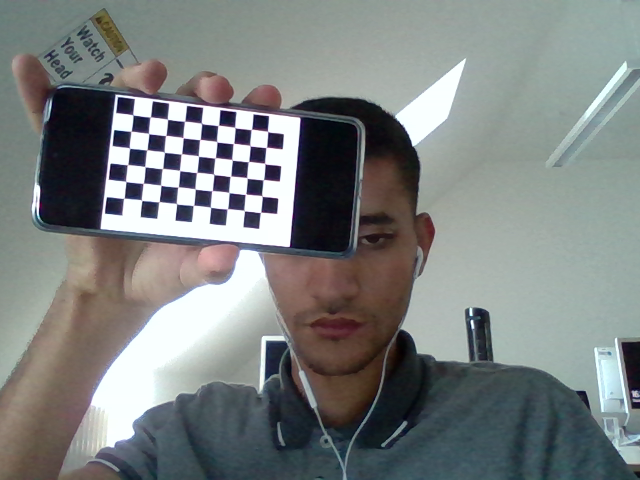
#> input picture img/calib0.png, 640 x 480 px; its folder holds only this picture in this run
$ jupyter execute --allow-errors camCalib.ipynb
#> lines starting #> are read from the running program, lines starting #| are printed output that depends on the picture; after the words box and inside, x2 and y2 are one past the last pixel; in counts of white or black regions, pixels touching at a corner belong together
Video: **Nicolai Høirup Nielsen**
https://github.com/niconielsen32/ComputerVision/blob/master/cameraCalibration.py

Original:
https://docs.opencv.org/4.x/dc/dbb/tutorial_py_calibration.html

[cell 1]
import numpy as np
import cv2 as cv
import glob

[cell 2]
################ FIND CHESSBOARD CORNERS - OBJECT POINTS AND IMAGE POINTS #############################

chessboardSize = (9,6)
frameSize = (640,480)


# termination criteria
criteria = (cv.TERM_CRITERIA_EPS + cv.TERM_CRITERIA_MAX_ITER, 30, 0.001)


# prepare object points, like (0,0,0), (1,0,0), (2,0,0) ....,(6,5,0)
objp = np.zeros((chessboardSize[0] * chessboardSize[1], 3), np.float32)
objp[:,:2] = np.mgrid[0:chessboardSize[0],0:chessboardSize[1]].T.reshape(-1,2)

size_of_chessboard_squares_mm = 20
objp = objp * size_of_chessboard_squares_mm


# Arrays to store object points and image points from all the images.
objpoints = [] # 3d point in real world space
imgpoints = [] # 2d points in image plane.


images = glob.glob('img/calib*.png')

for image in images:

    img = cv.imread(image)
#> img is the input picture: shape (480, 640, 3); mean B, G, R 128.3, 128.9, 124.4
    gray = cv.cvtColor(img, cv.COLOR_BGR2GRAY)
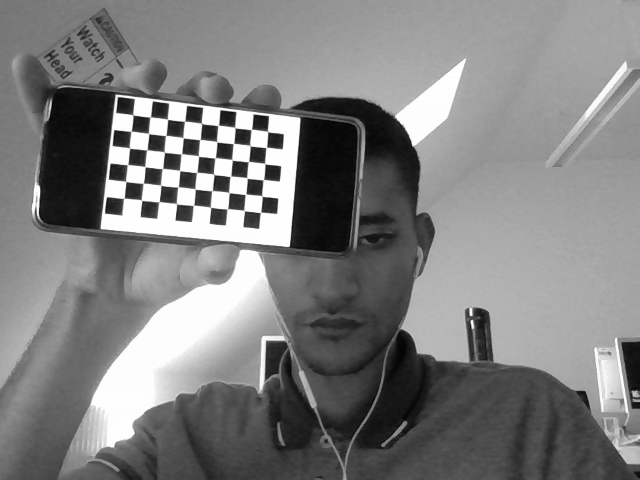
#> gray: shape (480, 640); min 2, max 255, mean 127.5

    # Find the chess board corners
    ret, corners = cv.findChessboardCorners(gray, chessboardSize, None)
#> ret = True; corners = 54 rows, first 8: [133.1, 115], [150.2, 117.1], [167.6, 119.5], [184.6, 121.3], [201.5, 123.3], [218.2, 125.4], [234.8, 127.5], [251.4, 129.4]

    # If found, add object points, image points (after refining them)
    if ret == True:

        objpoints.append(objp)
        corners2 = cv.cornerSubPix(gray, corners, (11,11), (-1,-1), criteria)
#> corners2 = 54 rows, first 8: [132.9, 114.8], [150.2, 117.1], [167.4, 119.2], [184.6, 121.2], [201.4, 123.4], [218.3, 125.4], [234.9, 127.5], [251.4, 129.4]
        imgpoints.append(corners)

        # Draw and display the corners
        cv.drawChessboardCorners(img, chessboardSize, corners2, ret)
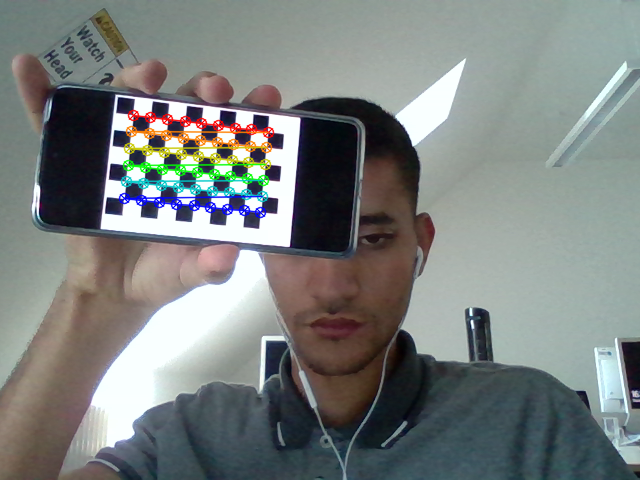
#> img: shape (480, 640, 3); 2.68% of pixels changed, all inside (x1, y1, x2, y2) = (118, 109, 275, 219)
        cv.imshow('img', img)
        cv.waitKey(2000)


cv.destroyAllWindows()

[cell 3]
############## CALIBRATION #######################################################

ret, cameraMatrix, dist, rvecs, tvecs = cv.calibrateCamera(objpoints, imgpoints, frameSize, None, None)
#> ret = 0.102; cameraMatrix = [[838.7, 0, 395.1], [0, 855.6, 228.6], [0, 0, 1]]; dist = [[-0.142, 2.03, -0.00611, -0.00808, -8.59]]; rvecs = ([-0.136, -0.206, 0.0818],); tvecs = ([-314.4, -133.4, 1012.9],)

$ run again, on img/calib4.png
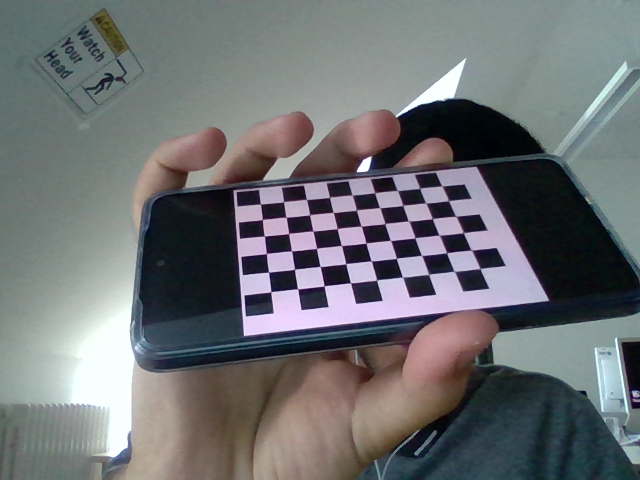
#> input picture img/calib4.png, 640 x 480 px
#> img is the input picture: shape (480, 640, 3); mean B, G, R 114.6, 112.3, 110
#> `gray = cv.cvtColor(img, cv.COLOR_BGR2GRAY)`:
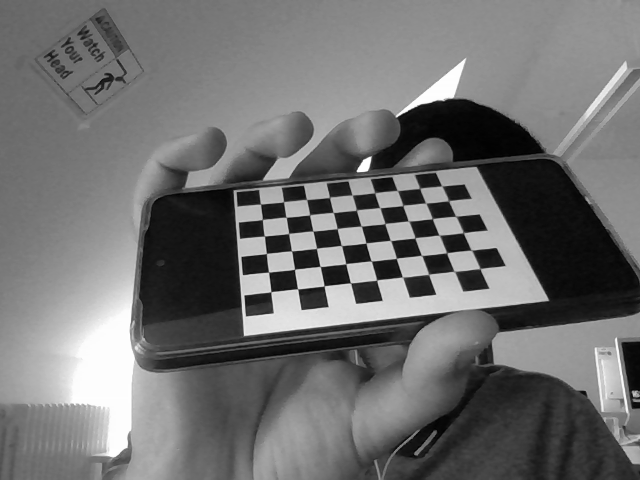
#> gray: shape (480, 640); min 1, max 254, mean 111.8
#> `ret, corners = cv.findChessboardCorners(gray, chessboardSize, None)`: ret = True; corners = 54 rows, first 8: [260.6, 204], [283.5, 201.5], [306.5, 199.5], [329.5, 197.5], [352.2, 195.1], [375, 192.7], [397.2, 190.4], [419.7, 188.4]
#> corners2 = 54 rows, first 8: [260.4, 204.1], [283.6, 201.7], [306.5, 199.4], [329.5, 197.3], [352.2, 195], [374.7, 192.7], [397.4, 190.5], [419.7, 188.3]
#> `cv.drawChessboardCorners(img, chessboardSize, corners2, ret)`:
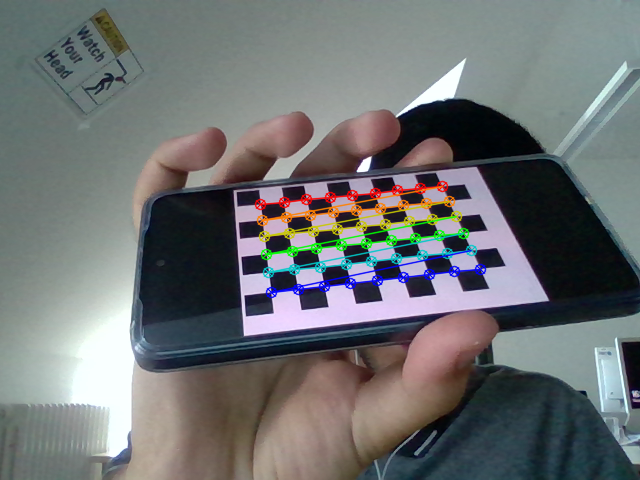
#> img: shape (480, 640, 3); 3.26% of pixels changed, all inside (x1, y1, x2, y2) = (254, 180, 487, 299)
#> `ret, cameraMatrix, dist, rvecs, tvecs = cv.calibrateCamera(objpoints, ..`: ret = 0.0955; cameraMatrix = [[178.5, 0, 319.4], [0, 130.2, 250.1], [0, 0, 1]]; dist = [[-0.00816, 0.0299, -0.000767, 0.00145, -0.0226]]; rvecs = ([-0.213, -0.0122, -0.147],); tvecs = ([-50.72, -54.26, 153.2],)

$ run again, on img/calib6.png
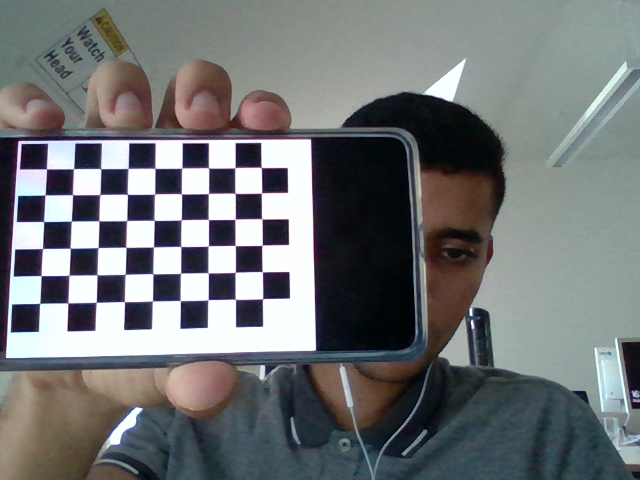
#> input picture img/calib6.png, 640 x 480 px
#> img is the input picture: shape (480, 640, 3); mean B, G, R 117.3, 115.9, 112.9
#> `gray = cv.cvtColor(img, cv.COLOR_BGR2GRAY)`:
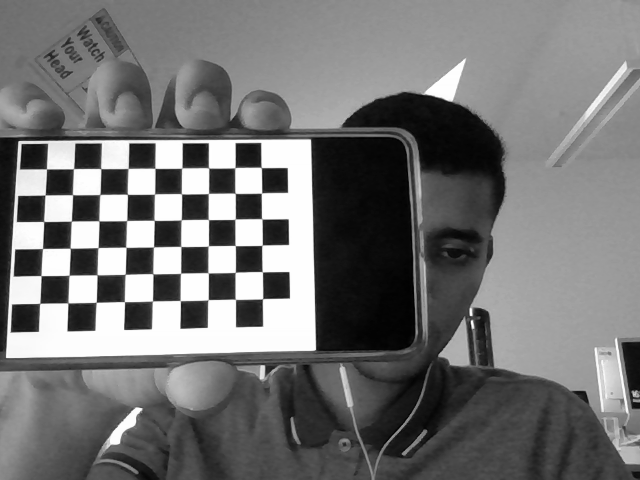
#> gray: shape (480, 640); min 0, max 255, mean 115.2
#> `ret, corners = cv.findChessboardCorners(gray, chessboardSize, None)`: ret = True; corners = 54 rows, first 8: [46.5, 168.8], [73.51, 168.6], [100.8, 168.7], [128.1, 168.5], [155, 168.4], [181.8, 168], [208.7, 168.1], [234.9, 167.7]
#> corners2 = 54 rows, first 8: [46.46, 168.8], [73.53, 168.7], [100.7, 168.6], [128.1, 168.4], [154.9, 168.3], [181.7, 168.1], [208.5, 167.9], [234.9, 167.7]
#> `cv.drawChessboardCorners(img, chessboardSize, corners2, ret)`:
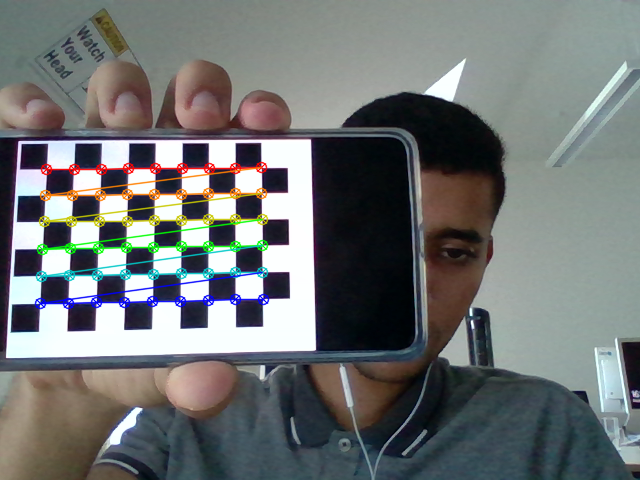
#> img: shape (480, 640, 3); 3.65% of pixels changed, all inside (x1, y1, x2, y2) = (34, 161, 270, 310)
#> `ret, cameraMatrix, dist, rvecs, tvecs = cv.calibrateCamera(objpoints, ..`: ret = 0.104; cameraMatrix = [[935.7, 0, 392.6], [0, 972.5, 254], [0, 0, 1]]; dist = [[-0.0645, 1.24, -0.00776, -0.00416, -5.97]]; rvecs = ([-0.276, -0.0952, -0.0332],); tvecs = ([-260.4, -60.92, 707.2],)

$ run again, on img/calib1.png
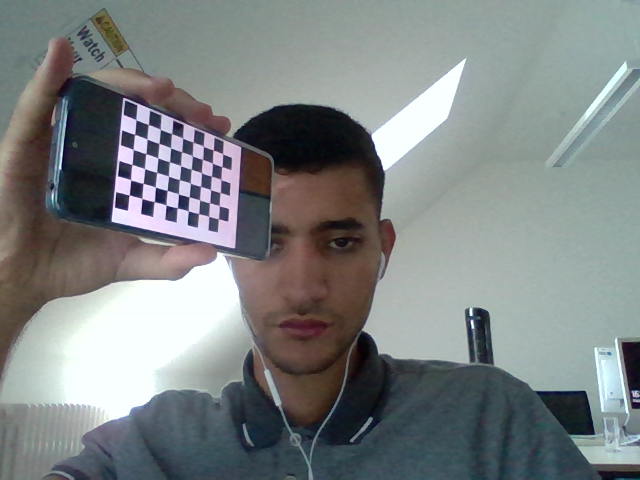
#> input picture img/calib1.png, 640 x 480 px
#> img is the input picture: shape (480, 640, 3); mean B, G, R 131.4, 131.1, 125.8
#> `gray = cv.cvtColor(img, cv.COLOR_BGR2GRAY)`:
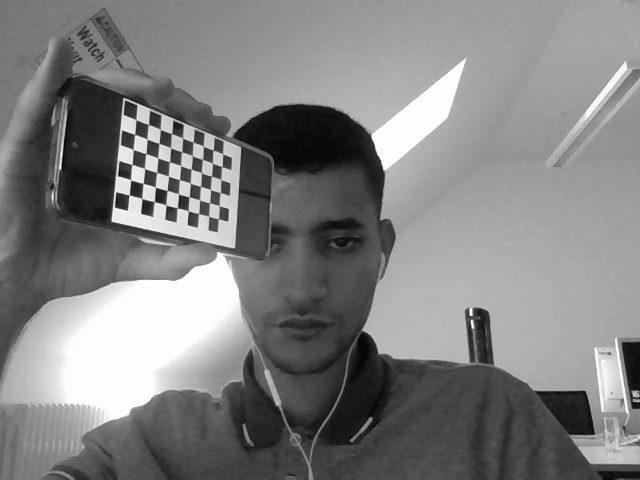
#> gray: shape (480, 640); min 3, max 255, mean 129.5
#> `ret, corners = cv.findChessboardCorners(gray, chessboardSize, None)`: ret = True; corners = 54 rows, first 8: [136.1, 120.1], [148.5, 124.6], [160.7, 129.6], [171.5, 133.5], [182.8, 138.4], [193.3, 142], [203.6, 146.6], [213.5, 150.1]
#> corners2 = 54 rows, first 8: [141.5, 121.7], [153.6, 127.3], [166.4, 130.7], [171.5, 133.5], [187.5, 144.8], [198.2, 150.7], [207.6, 155], [212, 156.5]
#> `cv.drawChessboardCorners(img, chessboardSize, corners2, ret)`:
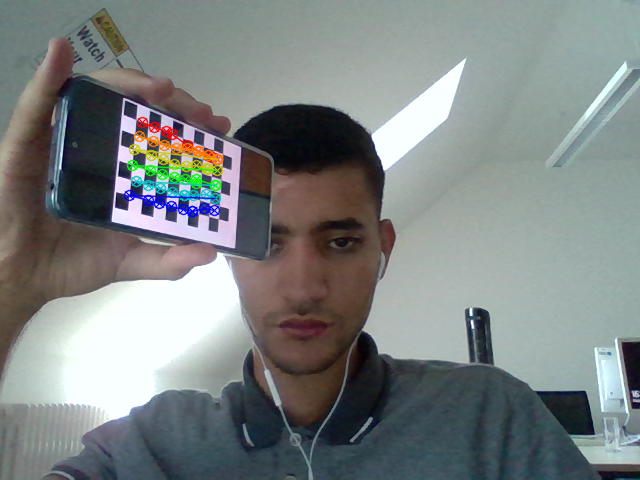
#> img: shape (480, 640, 3); 1.78% of pixels changed, all inside (x1, y1, x2, y2) = (123, 116, 224, 218)
#> `ret, cameraMatrix, dist, rvecs, tvecs = cv.calibrateCamera(objpoints, ..`: ret = 4.27; cameraMatrix = [[47.51, 0, 353.8], [0, 754.1, 244.9], [0, 0, 1]]; dist = [[-0.0173, -0.00126, -0.00336, -0.0421, 4.8e-05]]; rvecs = ([1.09, -1.27, 0.899],); tvecs = ([-944, -27.86, 230.6],)

$ run again, on img/calib2.png
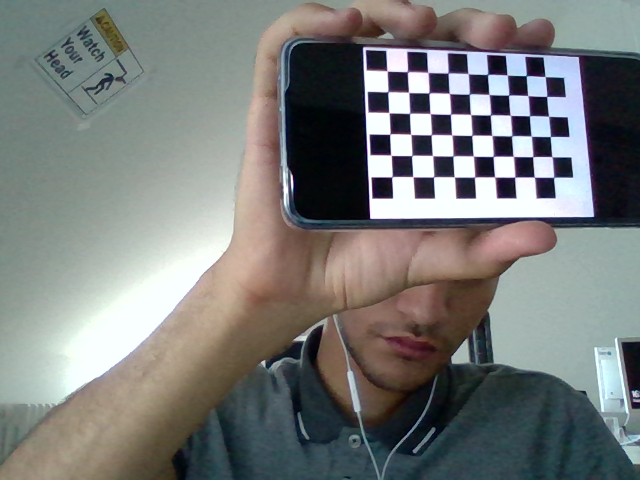
#> input picture img/calib2.png, 640 x 480 px
#> img is the input picture: shape (480, 640, 3); mean B, G, R 121.6, 123.3, 121
#> `gray = cv.cvtColor(img, cv.COLOR_BGR2GRAY)`:
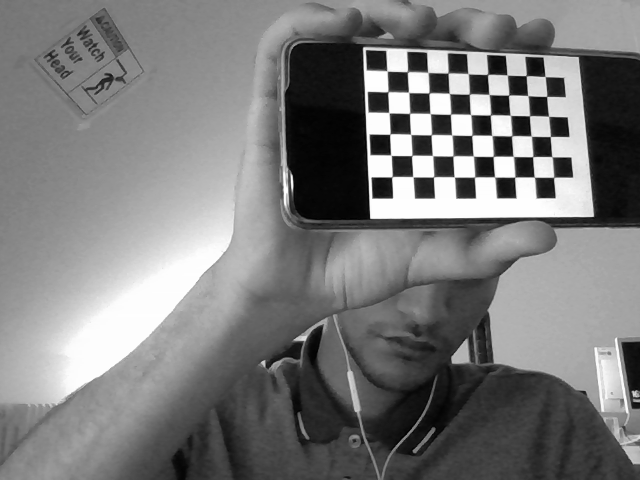
#> gray: shape (480, 640); min 1, max 255, mean 122.4
#> `ret, corners = cv.findChessboardCorners(gray, chessboardSize, None)`: ret = True; corners = 54 rows, first 8: [387.3, 71.17], [407.5, 71.74], [428.1, 72.48], [448, 72.89], [468.2, 73.61], [487.5, 74.42], [507.2, 74.94], [526.2, 75.67]
#> corners2 = 54 rows, first 8: [387, 70.91], [407.5, 71.58], [427.8, 72.37], [448.2, 72.9], [468.1, 73.67], [487.6, 74.37], [507.2, 75.07], [526.3, 75.58]
#> `cv.drawChessboardCorners(img, chessboardSize, corners2, ret)`:
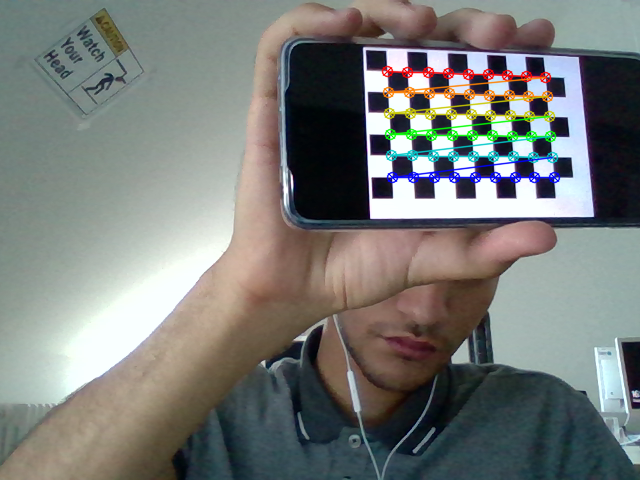
#> img: shape (480, 640, 3); 2.98% of pixels changed, all inside (x1, y1, x2, y2) = (381, 65, 561, 184)
#> `ret, cameraMatrix, dist, rvecs, tvecs = cv.calibrateCamera(objpoints, ..`: ret = 0.0961; cameraMatrix = [[557.9, 0, 277.5], [0, 557.8, 251.4], [0, 0, 1]]; dist = [[0.0312, 0.00928, -0.0101, 0.00578, -0.278]]; rvecs = ([-0.128, -0.157, -0.0187],); tvecs = ([101.3, -167.1, 524.9],)
